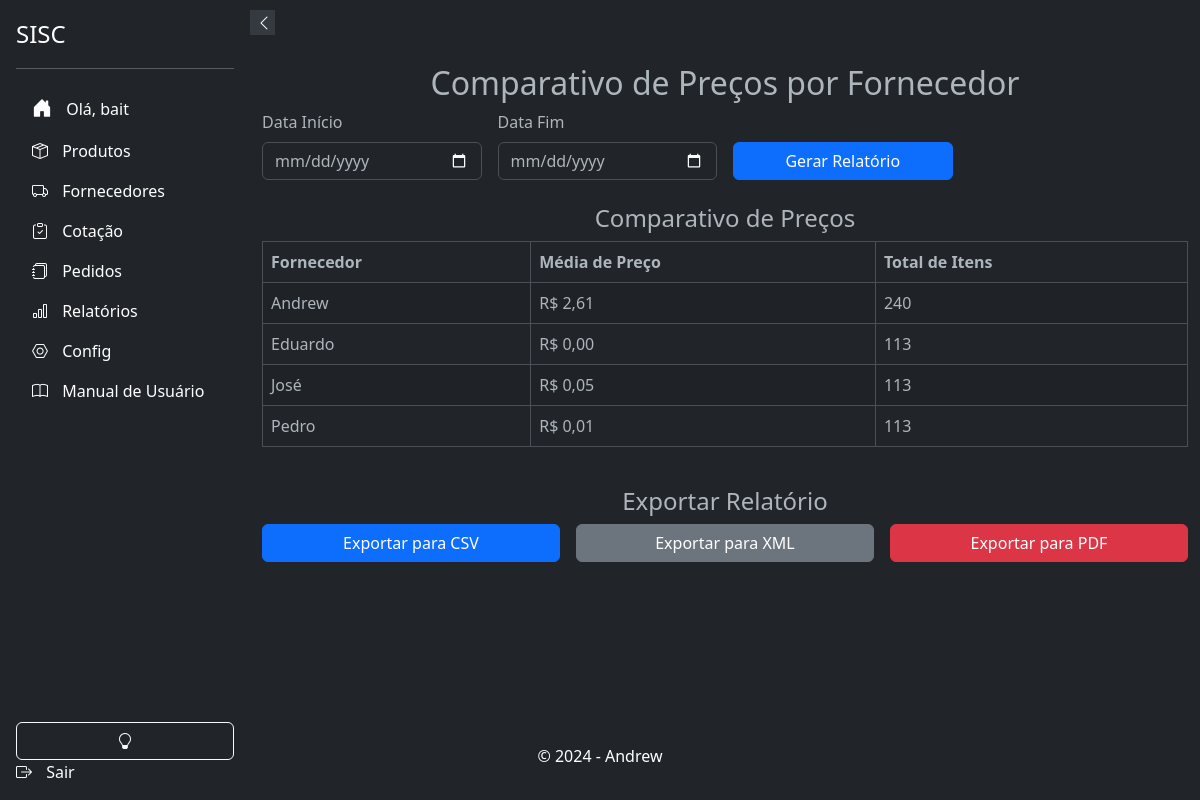
Screenshot of /relatorios/comparativo-precos-fornecedor/ (signed in) with the database file from the repository.
### suppliers/models.py (models this page shows, shortened)
class Supplier(models.Model):
    user = models.ForeignKey(settings.AUTH_USER_MODEL, on_delete=models.CASCADE, blank=True, null=True)
    name = models.CharField(max_length=255)
    email = models.EmailField(unique=True)
    phone_regex = RegexValidator(regex=r'^\+?\d{10,15}$', message="Número de telefone no formato: '+999999999'. Até 15 dígitos.", )
    phone = models.CharField(validators=[phone_regex], max_length=17, blank=True)
    company = models.CharField(max_length=255, null=True, blank=True)
    cnpj = models.CharField(max_length=18, unique=True, validators=[validate_cnpj], null=True, blank=True)
    active = models.BooleanField(default=True, verbose_name="Ativo")
    address_line_1 = models.CharField("Endereço", max_length=255, null=True, blank=True)
    address_line_2 = models.CharField("Complemento", max_length=255, null=True, blank=True)
    city = models.CharField("Cidade", max_length=100, null=True, blank=True)
    state = models.CharField("Estado", max_length=50, null=True, blank=True)
    zip_code = models.CharField("CEP", max_length=10, null=True, blank=True)
    minimum_order_value = models.DecimalField("Valor Mínimo para Pedido", max_digits=10, decimal_places=3, validators=[MinValueValidator(0)], null=True, blank=True)
    order_response_deadline = models.TimeField("Prazo de Resposta para Pedidos", null=True, blank=True)
    departments = models.ManyToManyField('products.Departamento', related_name='suppliers', blank=True)
    categories = models.ManyToManyField(Category, blank=True, verbose_name="Categorias")
    subcategories = models.ManyToManyField(Subcategory, blank=True, verbose_name="Subcategorias")
    brands = models.ManyToManyField(Brand,  blank=True, verbose_name="Marcas")
    created_at = models.DateTimeField(auto_now_add=False, default=datetime.datetime.now, null=True, blank=True)
    updated_at = models.DateTimeField(auto_now=True, verbose_name="Atualizado em")
    deleted = models.BooleanField(default=False)
    holiday_cover_name = models.CharField("Nome do Fornecedor de Férias", max_length=255, null=True, blank=True)
    holiday_cover_email = models.EmailField("Email do Fornecedor de Férias", null=True, blank=True)
    holiday_cover_phone = models.CharField("Telefone do Fornecedor de Férias", validators=[phone_regex], max_length=17, blank=True, null=True)
    observation = models.TextField("Observação", null=True, blank=True)
    delivery_days = models.CharField("Dias de Entrega", max_length=100, blank=True, null=True)
    quality_rating = models.IntegerField(default=0, blank=True, null=True)
    delivery_time_rating = models.IntegerField(default=0, blank=True, null=True)
    price_rating = models.IntegerField(default=0, blank=True, null=True)
    reliability_rating = models.IntegerField(default=0, blank=True, null=True)
    flexibility_rating = models.IntegerField(default=0, blank=True, null=True)
    partnership_rating = models.IntegerField(default=0, blank=True, null=True)
    comments = models.TextField("Comentários", max_length=100, blank=True, null=True)
    billing_deadline_choices = [
        ('1-2', '1 a 2 dias úteis'),
        ('3-5', '3 a 5 dias úteis'),
        ('6-10', '6 a 10 dias úteis'),
        ('11-15', '11 a 15 dias úteis'),
        ('15+', 'Mais de 15 dias úteis'),
        ('negotiable', 'A combinar')
    ]
    billing_deadline = models.CharField(max_length=20, choices=billing_deadline_choices, default='1-2', verbose_name="Prazo de Faturamento")
    specific_billing_deadline = models.CharField(max_length=50, blank=True, null=True, verbose_name="Prazo Específico de Faturamento")
    class Meta:
        ordering = ['name']

### relatorios/views.py (the view, shortened to what this page needs)
# urls.py: path('comparativo-precos-fornecedor/', ComparativoPrecosFornecedorView.as_view(), name='comparativo_precos_fornecedor'),
@method_decorator(login_required(login_url=''), name='dispatch')
class ComparativoPrecosFornecedorView(TemplateView):
    template_name = 'relatorios/comparativo_precos_fornecedor.html'
    def get(self, request):
        data_inicio = request.GET.get('data_inicio')
        data_fim = request.GET.get('data_fim')
        if data_inicio and data_fim:
            respostas = RespostaCotacao.objects.filter(cotacao__data_abertura__gte=data_inicio, cotacao__data_fechamento__lte=data_fim)
        else:
            respostas = RespostaCotacao.objects.all()
        comparativo_precos = respostas.values('fornecedor__name').annotate(
            media_preco=Avg('itemrespostacotacao__preco'),
            total_itens=Sum('itemrespostacotacao__item_cotacao__quantidade'),
        ).order_by('fornecedor__name')
        context = {
            'comparativo_precos': comparativo_precos,
        }
        return render(request, self.template_name, context)

### relatorios/templates/relatorios/comparativo_precos_fornecedor.html (shortened to what this page needs)
{% extends 'base.html' %}
{% block content %}
<div class="container my-4">
    <h2 class="text-center">Comparativo de Preços por Fornecedor</h2>
    <form method="get" class="row g-3">
        <div class="col-md-3">
            <label for="data_inicio" class="form-label">Data Início</label>
            <input type="date" id="data_inicio" name="data_inicio" class="form-control" required>
        </div>
        <div class="col-md-3">
            <label for="data_fim" class="form-label">Data Fim</label>
            <input type="date" id="data_fim" name="data_fim" class="form-control" required>
        </div>
        <div class="col-md-3 d-flex align-items-end">
            <button type="submit" class="btn btn-primary w-100">Gerar Relatório</button>
        </div>
    </form>
    <div class="row mt-4">
        <div class="col-md-12">
            <h4 class="text-center">Comparativo de Preços</h4>
            <table class="table table-striped table-bordered">
                <thead>
                    <tr>
                        <th>Fornecedor</th>
                        <th>Média de Preço</th>
                        <th>Total de Itens</th>
                    </tr>
                </thead>
                <tbody>
                    {% for item in comparativo_precos %}
                    <tr>
                        <td>{{ item.fornecedor__name }}</td>
                        <td>R$ {{ item.media_preco|floatformat:2 }}</td>
                        <td>{{ item.total_itens }}</td>
                    </tr>
                    {% endfor %}
                </tbody>
            </table>
        </div>
    </div>
    <div class="row mt-4">
        <div class="col-md-12">
            <h4 class="text-center">Exportar Relatório</h4>
            <form method="post" class="row g-3">
                <div class="col-md-4">
                    <button type="submit" name="formato" value="csv" class="btn btn-primary w-100">Exportar para CSV</button>
                </div>
                <div class="col-md-4">
                    <button type="submit" name="formato" value="xml" class="btn btn-secondary w-100">Exportar para XML</button>
                </div>
                <div class="col-md-4">
                    <button type="submit" name="formato" value="pdf" class="btn btn-danger w-100">Exportar para PDF</button>
                </div>
            </form>
        </div>
    </div>
</div>
{% endblock %}

### app/templates/components/_sidebar.html (shortened to what this page needs)
<!DOCTYPE html>
<html>
<head>
    <link href="https://cdn.jsdelivr.net/npm/bootstrap@5.3.0-alpha3/dist/css/bootstrap.min.css" rel="stylesheet">
    <link rel="stylesheet" href="https://cdn.jsdelivr.net/npm/bootstrap-icons@1.10.5/font/bootstrap-icons.css">
</head>
<body>
    <div class="sidebar d-flex flex-column flex-shrink-0 p-3 text-white bg-dark" id="sidebar">
        <button class="sidebar-toggle" onclick="toggleSidebar()">
            <i id="sidebar-toggle-icon" class="bi bi-chevron-left"></i>
        </button>
        <a href="#" class="d-flex align-items-center mb-3 mb-md-0 me-md-auto text-white text-decoration-none">
            <span class="fs-4">SISC</span>
        </a>
        <hr>
        {% if user.is_authenticated %}
            <ul class="nav nav-pills flex-column mb-auto">
                <li class="nav-item">
                    <a href="{% url 'accounts:home' %}" class="nav-link text-white" aria-current="page">
                        <i class="bi bi-house-door-fill fs-5"></i>
                        <span>Olá, {{ user.username }}</span>
                    </a>
                </li>
                <li>
                    <a href="{% url 'products:products_list' %}" class="nav-link text-white">
                        <i class="bi bi-box-seam"></i>
                        <span>Produtos</span>
                    </a>
                </li>
                <li>
                    <a href="{% url 'suppliers:supplier_list' %}" class="nav-link text-white">
                        <i class="bi bi-truck "></i>
                        <span>Fornecedores</span>
                    </a>
                </li>
                <li>
                    <a href="{% url 'cotacao:cotacao_list' %}" class="nav-link text-white">
                        <i class="bi bi-clipboard-check"></i>
                        <span>Cotação</span>
                    </a>
                </li>
                <li>
                    <a href="{% url 'respostas:listar_pedidos' %}" class="nav-link text-white">
                        <i class="bi bi-journals"></i>
                        <span>Pedidos</span>
                    </a>
                </li>
                <li>
                    <a href="{% url 'relatorios:gerar_relatorios' %}" class="nav-link text-white">
                        <i class="bi bi-bar-chart"></i>
                        <span>Relatórios</span>
                    </a>
                </li>
                <li>
                    <a href="{% url 'admin:index' %}" class="nav-link text-white">
                        <i class="bi bi-nut"></i>
                        <span>Config</span>
                    </a>
                </li>
                <li>
                    <a href="{% url 'relatorios:manual_usuario' %}" class="nav-link text-white">
                        <i class="bi bi-book"></i>
                        <span>Manual de Usuário</span>
                    </a>
                </li>
            <br>
            </ul>
            <button class="btn btn-outline-light" onclick="toggleTheme()">
                <i id="theme-toggle-icon" class="bi bi-lightbulb-fill"></i>
            </button>
            <a href="{% url 'accounts:logout' %}" class="nav-link text-white">
                <i class="bi bi-box-arrow-right"></i>
                <span>Sair</span>
            </a>
        {% else %}
            <a href="{% url 'accounts:login' %}" class="nav-link text-white">
                <i class="bi bi-box-arrow-in-right"></i>
                <span>Login</span>
            </a>
        {% endif %}
    </div>
</body>
</html>

### app/templates/base.html (style rules this page uses)
body, html { height: 100%; margin: 0; display: flex; flex-direction: column; }

### app/templates/components/_sidebar.html (style rules this page uses)
.sidebar { width: 250px; height: 100vh; position: fixed; top: 0; left: 0; background-color: #343a40; transition: all 0.3s; z-index: 1000; }
.sidebar .nav-link { white-space: nowrap; overflow: hidden; text-overflow: ellipsis; }
.sidebar .nav-link i { margin-right: 10px; }
.sidebar-toggle { position: absolute; top: 10px; right: -25px; width: 25px; height: 25px; background-color: #343a40; border: none; color: white; cursor: pointer; z-index: 1100; }

### rows the page displays
Supplier: fornecedor__name "Andrew", media_preco "2,61", total_itens "240"
Supplier: fornecedor__name "Eduardo", media_preco "0,00", total_itens "113"
Supplier: fornecedor__name "José", media_preco "0,05", total_itens "113"
Supplier: fornecedor__name "Pedro", media_preco "0,01", total_itens "113"

### other values shown
{{ user.username }} "bait"
